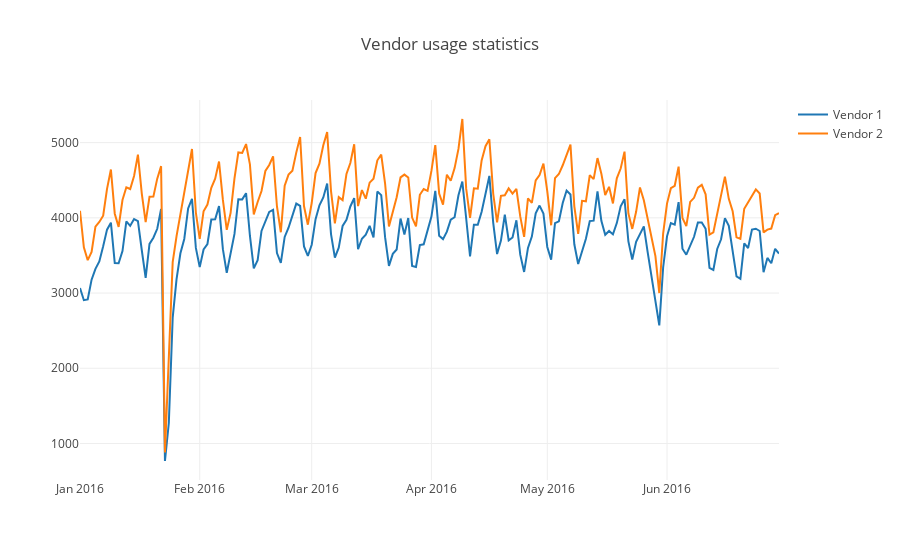

Notebook source saved alongside this figure:
### Code cell
from plotly.offline import init_notebook_mode, iplot
import plotly
import plotly.graph_objs as go
init_notebook_mode(connected=True)
#res_p.plot()
trace0 = go.Scatter(
    x=res_p.index,
    y=res_p[1],
    name='Vendor 1'
)

trace1 = go.Scatter(
    x=res_p.index,
    y=res_p[2],
    name='Vendor 2'
)

data = [trace0, trace1]
layout = {'title': 'Vendor usage statistics'}

fig = go.Figure(data=data, layout=layout)

iplot(fig, show_link=False)

### Figure 1 — Plotly figure (JSON) as saved in the notebook; plotly's stock layout.template omitted (floating-point values rounded to 4 significant figures; data arrays with more than 128 entries replaced by an {"elided": "..."} marker saying what was removed)
{"data": [{"name": "Vendor 1", "type": "scatter", "uid": "cee920e4-d280-11e8-aeaa-90e6ba19a70c", "x": {"elided": "182 str values"}, "y": {"elided": "182 int values"}}, {"name": "Vendor 2", "type": "scatter", "uid": "cee920e5-d280-11e8-aeaa-90e6ba19a70c", "x": {"elided": "182 str values"}, "y": {"elided": "182 int values"}}], "layout": {"title": "Vendor usage statistics"}}
